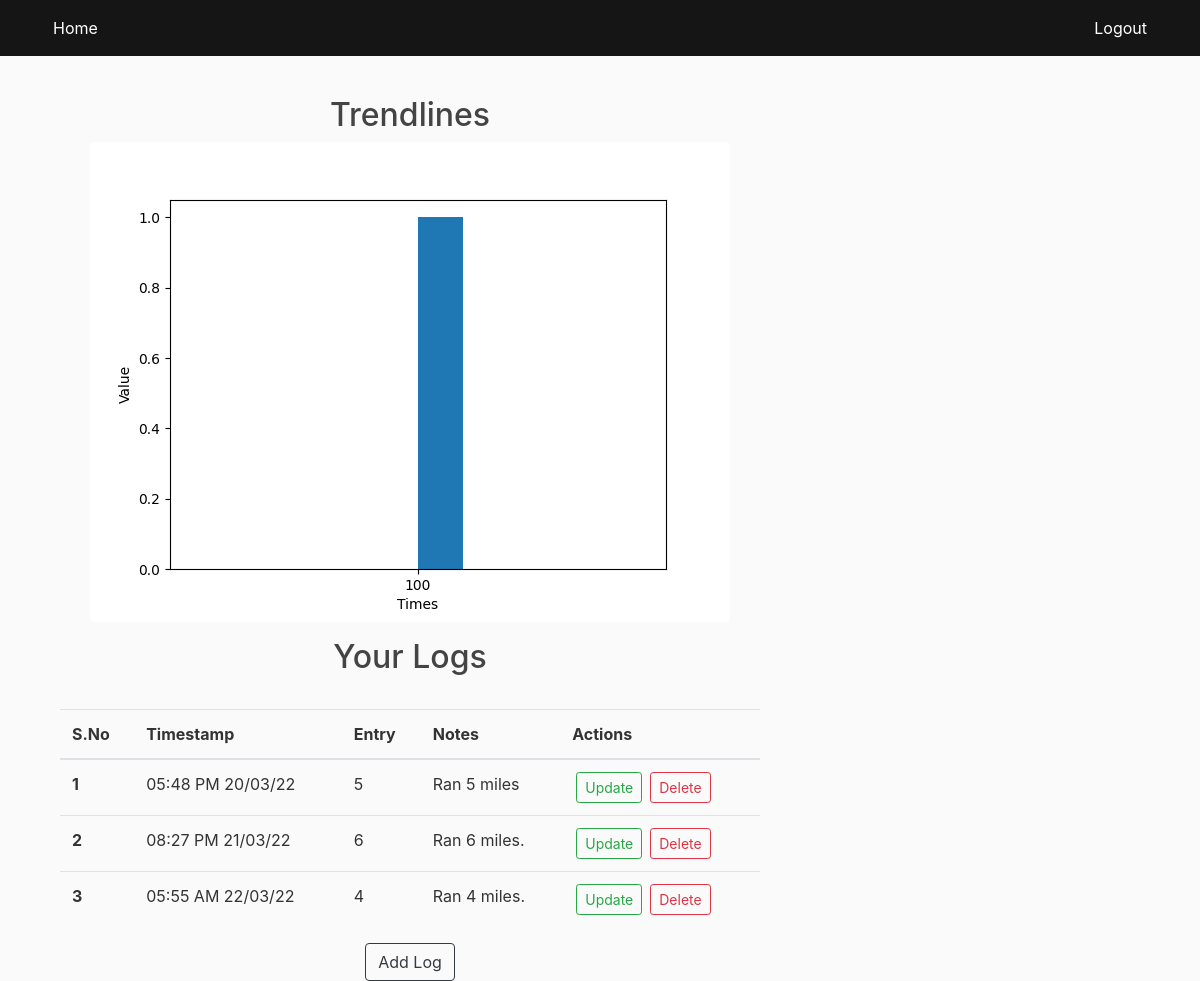
Page /showlogs/8 (signed in) on the committed database.
### app.py (models this page shows)
class Log(db.Model):
    logno = db.Column(db.Integer, primary_key=True)
    tracker_id = db.Column(db.Integer, db.ForeignKey("tracker.sno"))
    value = db.Column(db.String(50))
    timestamp= db.Column(db.DateTime, default=datetime.utcnow)
    note=db.Column(db.String(200))

### app.py (the view)
@app.route("/showlogs/<sno>", methods=['GET','POST'])
@login_required
def show_logs(sno):
    if request.method=='GET':
        logs = Log.query.filter_by(tracker_id=sno).all()
        col=[]
        col2=[]
        for log in logs:
            time=log.timestamp
            time=time.strftime("%d/%m/%y")
            col.append(time)
            col2.append(log.value)
        y = col2
        plt.hist(y)
        plt.xlabel("Times")  # add X-axis label
        plt.ylabel("Value")  # add Y-axis label
        plt.savefig("static/graph.png")
        plt.switch_backend('agg')
        return render_template("showlogs.html", sno=sno, logs=logs)

### app.py (called while the page is built)
@login_manager.user_loader
def load_user(user_id):
    return User.query.get(int(user_id))

### templates/showlogs.html (shortened to what this page needs)
{% extends 'base.html' %}
{% block body %}
<div class="container my-3">
    <h2 class="text-center">Trendlines</h2>
    <img src="/static/graph.png" class="rounded mx-auto d-block" alt="Trendline Graph">
    </div>
<div class="container my-3">
    <h2 class="text-center">Your Logs</h2>
    <br>
    <table class="table">
        <thead>
            <tr>
                <th scope="col">S.No</th>
                <th scope="col">Timestamp</th>
                <th scope="col">Entry</th>
                <th scope="col">Notes</th>
                <th scope="col">Actions</th>
            </tr>
        </thead>
        <tbody>
            {% for log in logs %}
            <tr>
                <th scope="row">{{loop.index}}</th>
                <td>{{log.timestamp.strftime("%I:%M %p %d/%m/%y")}}</td>
                <td>{{log.value}}</td>
                <td>{{log.note}}</td>
                <td>
                    <a href="/updatelog/{{log.logno}}" type="button"
                        class="btn btn-outline-success btn-sm mx-1">Update</button>
                    <a href="/deletelog/{{log.logno}}" type="button"
                        class="btn btn-outline-danger btn-sm mx-1">Delete</button>
                </td>
            </tr>
            {% endfor %}
        </tbody>
    </table>
</div>
<div class="text-center"> <a class="btn btn-outline-dark" href="/addlog/{{sno}}" role="button">Add Log</a> </div>
    {% endblock body %}

### static/main.css (style rules this page uses)
body { background: #fafafa; color: #333333; margin-top: 5rem; }
h1, h2, h3, h4, h5, h6 { color: #444444; }

### rows in the picture
Log: timestamp "05:48 PM 20/03/22", value "5", note "Ran 5 miles"
Log: timestamp "08:27 PM 21/03/22", value "6", note "Ran 6 miles."
Log: timestamp "05:55 AM 22/03/22", value "4", note "Ran 4 miles."
